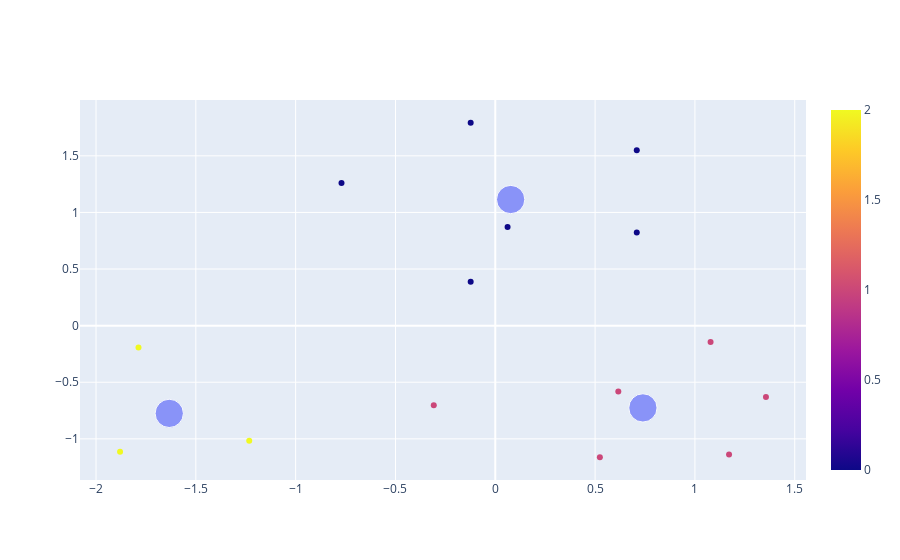

Notebook cell for this chart:
### Code cell
grafico1 = px.scatter(x=base_salario[:,0], y=base_salario[:,1], color=rotulos)
grafico2 = px.scatter(x=centroides[:,0], y=centroides[:,1], size=[12, 12, 12])
grafico3 = go.Figure(data=grafico1.data + grafico2.data)


grafico3.show()

### Figure 1 — Plotly figure (JSON) as saved in the notebook; plotly's stock layout.template omitted (floating-point values rounded to 4 significant figures)
{"data": [{"hovertemplate": "x=%{x}<br>y=%{y}<br>color=%{marker.color}<extra></extra>", "legendgroup": "", "marker": {"color": [2, 2, 2, 1, 1, 1, 1, 1, 1, 0, 0, 0, 0, 0, 0], "coloraxis": "coloraxis", "symbol": "circle"}, "mode": "markers", "name": "", "orientation": "v", "showlegend": false, "type": "scatter", "x": [-1.88, -1.233, -1.787, -0.3081, 0.5238, 1.171, 1.356, 0.6163, 1.078, -0.7703, -0.1233, 0.06163, -0.1233, 0.7087, 0.7087], "xaxis": "x", "y": [-1.114, -1.017, -0.1938, -0.7024, -1.163, -1.138, -0.6297, -0.5813, -0.1453, 1.259, 0.3875, 0.8719, 1.792, 0.8235, 1.55], "yaxis": "y"}, {"hovertemplate": "x=%{x}<br>y=%{y}<br>size=%{marker.size}<extra></extra>", "legendgroup": "", "marker": {"color": "#636efa", "size": [12, 12, 12], "sizemode": "area", "sizeref": 0.03, "symbol": "circle"}, "mode": "markers", "name": "", "orientation": "v", "showlegend": false, "type": "scatter", "x": [0.07703, 0.7395, -1.633], "xaxis": "x", "y": [1.114, -0.7266, -0.7751], "yaxis": "y"}], "layout": {}}
